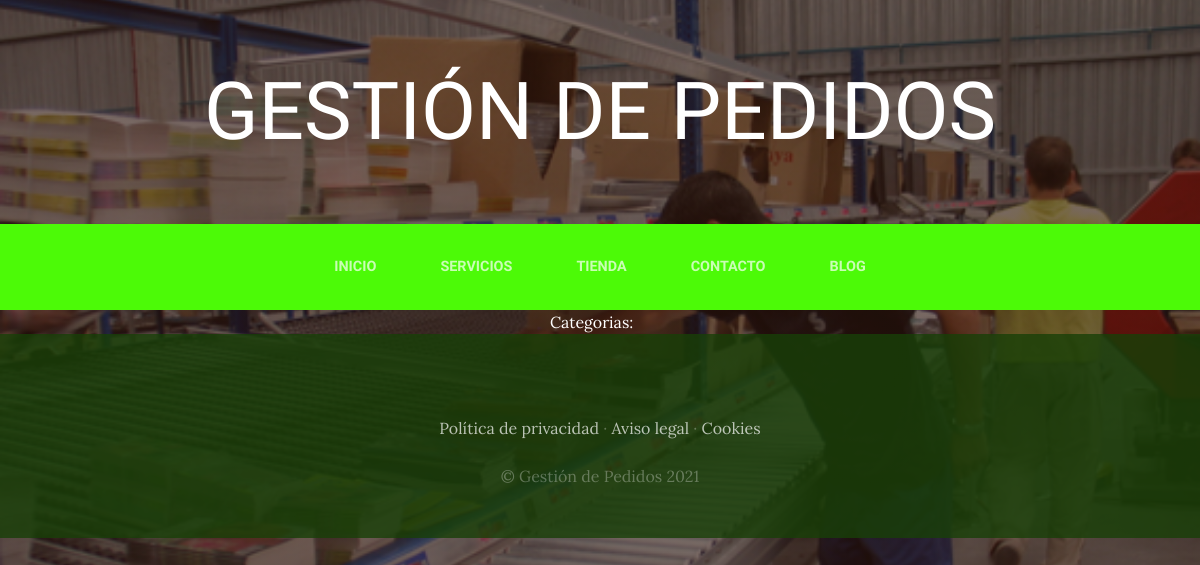
The page /blog/ on the database as committed earlier.
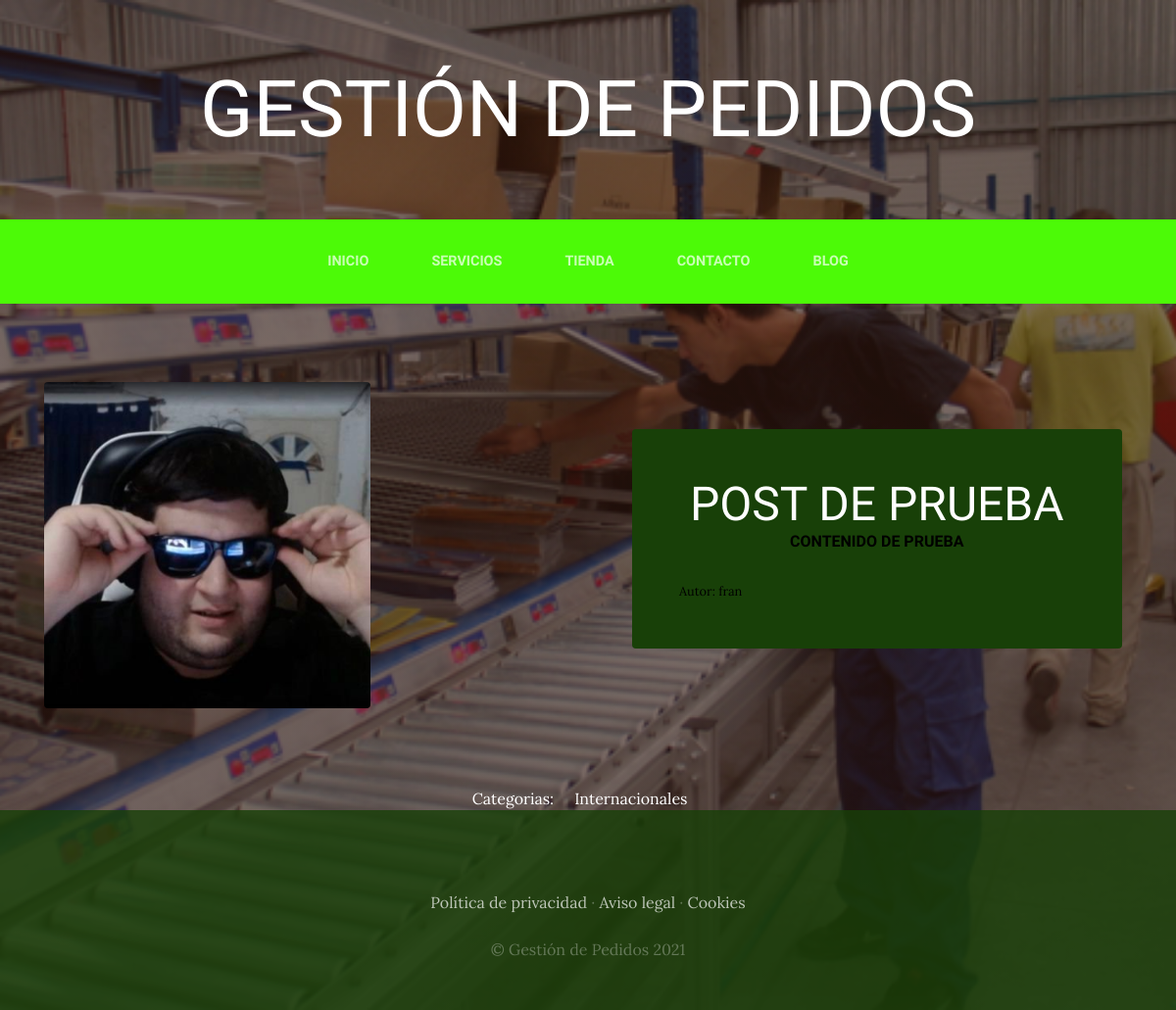
The same page on the database as committed later.
### Blog/models.py (models this page shows, shortened)
class Post(models.Model):
    titulo = models.CharField(max_length=50)
    contenido = models.CharField(max_length=50)
    imagen = models.ImageField(upload_to='media/blog',null = True, blank = True)
    autor = models.ForeignKey(User, on_delete=models.CASCADE)
    categorias = models.ManyToManyField(Categoria)
    created = models.DateTimeField(auto_now_add=True)
    updated = models.DateTimeField(auto_now_add=True)
    class Meta:
        verbose_name = "post"
        verbose_name_plural = "posts"

class Categoria(models.Model):
    nombre = models.CharField(max_length=50)
    created = models.DateTimeField(auto_now_add=True)
    updated = models.DateTimeField(auto_now_add=True)
    class Meta:
        verbose_name = "categoria"
        verbose_name_plural = "categorias"

### Blog/views.py (the view)
# urls.py: path('',views.blog, name="Blog"),
def blog(request):
    posts = Post.objects.all
    return render(request, "blog/blog.html", {"posts":posts})

### Blog/templates/blog/blog.html
{% extends "ProyectoWebApp/base.html" %}
{% load static %}
{% block content %}
    {% for post in posts %}
    <section class="page-section clearfix">
        <div class="container">
          <div class="intro">
            <img class="intro-img img-fluid mb-3 mb-lg-0 rounded" src="{{post.imagen.url}}" alt="" style="width: 30%;">
            <div class="intro-text left-0 text-center bg-faded p-5 rounded" style="color: black;">
              <h2 class="section-heading mb-4" >
                <span class="section-heading-lower" style="color: white;">{{post.titulo}}</span>
                <span class="section-heading-upper">{{post.contenido}}</span>
              </h2>
              <div style="text-align: left; font-size: 0.8em;">
                Autor: {{post.autor}}
             </div>
            </div>
          </div>
        </div>
      </section>
    {% endfor %}
    <section>
        <div style="margin: auto; width: 80%; text-align: center; color: white;">
            Categorias: &nbsp;&nbsp;&nbsp;
            {% for post in posts %}
                {% for categoria in post.categorias.all %}
                    {{categoria.nombre}} &nbsp;&nbsp;&nbsp;
                {% endfor %}
            {% endfor %}
        </div>
    </section>
{% endblock %}

### ProyectoWebApp/templates/ProyectoWebApp/base.html (shortened to what this page needs)
<html>
<head>
    {% load static %}
    <link href="{% static 'ProyectoWebApp/vendor/bootstrap/css/bootstrap.min.css' %}" rel="stylesheet">
    <link href="{% static 'ProyectoWebApp/css/gestion.css' %}" rel="stylesheet">
</head>
<body>
    <h1 class="site-heading text-center text-white d-none d-lg-block">
        <span class="site-heading-lower">Gestión de Pedidos</span>
      </h1>
 <nav class="navbar navbar-expand-lg navbar-dark py-lg-4" id="mainNav">
    <div class="container">
      <div class="collapse navbar-collapse" id="navbarResponsive">
        <ul class="navbar-nav mx-auto">
          <li class="nav-item {% if request.path == '/'%}active{% endif %} px-lg-4">
            <a class="nav-link text-uppercase text-expanded" href="{% url 'Home' %}">Inicio</a>
          </li>
          <li class="nav-item {% if request.path == '/servicios'%}active{% endif %} px-lg-4">
            <a class="nav-link text-uppercase text-expanded" href="{% url 'Servicios' %}">Servicios</a>
          </li>
          <li class="nav-item {% if request.path == '/tienda'%}active{% endif %} px-lg-4">
            <a class="nav-link text-uppercase text-expanded" href="{% url 'Tienda' %}">Tienda</a>
          </li>
          <li class="nav-item {% if request.path == '/contacto'%}active{% endif %} px-lg-4">
            <a class="nav-link text-uppercase text-expanded" href="{% url 'Contacto' %}">Contacto</a>
          </li>
          <li class="nav-item {% if request.path == '/blog'%}active{% endif %} px-lg-4">
            <a class="nav-link text-uppercase text-expanded" href="{% url 'Blog' %}">Blog</a>
          </li>
        </ul>
      </div>
    </div>
  </nav>
  {% block content %}
  {% endblock %}
    <footer class="footer text-faded text-center py-5">
      <div class="container">
        <p class="m-0 mbt">
        	<a href="sample.html" class="link">Política de privacidad</a> ·
        	<a href="sample.html" class="link">Aviso legal</a> ·
        	<a href="sample.html" class="link">Cookies</a>
		</p>
        <p class="m-0 mbt1">&copy; Gestión de Pedidos 2021</p>
      </div>
	</footer>
</body>
</html>

### ProyectoWebApp/static/ProyectoWebApp/css/gestion.css (style rules this page uses)
body { font-family: 'Lora'; background: linear-gradient(rgba(47, 23, 15, 0.65), rgba(47, 23, 15, 0.65)), url("../img/bg_main.jpg"); background-attachment: fixed; background-position: center; background-size: cover; }
h1, h2, h3, h4, h5, h6 { font-family: 'Raleway'; }
p { line-height: 1.75; }
.text-faded { color: rgba(255, 255, 255, 0.3); }
.site-heading { margin-top: 5rem; margin-bottom: 5rem; text-transform: uppercase; line-height: 1; font-family: 'Raleway'; }
.site-heading .site-heading-lower { font-size: 5rem; font-weight: 100; line-height: 4rem; }
.page-section { margin-top: 5rem; margin-bottom: 5rem; }
.section-heading { text-transform: uppercase; }
.section-heading .section-heading-upper { display: block; font-size: 1rem; font-weight: 800; padding-bottom:.5rem; }
.section-heading .section-heading-lower { display: block; font-size: 3rem; font-weight: 100; }
.bg-faded { background-color: rgba(255, 255, 255, 0.85); }
#mainNav { background-color: rgb(76, 250, 7); font-family: 'Raleway'; }
#mainNav .navbar-nav .nav-item .nav-link { color: rgba(255, 255, 255, 0.7); font-weight: 800; }
@media (min-width: 992px) { #mainNav .navbar-nav .nav-item .nav-link { font-size: 0.9rem; } }
.intro { position: relative; }
@media (min-width: 992px) { .intro .intro-img { width: 75%; float: left; } }
@media (min-width: 992px) { .intro .intro-text { left: 600; width: 60%; margin-top: 3rem; background-color: rgba(24, 64, 8); color: cornsilk; position: absolute; } }
@media (min-width: 1200px) { .intro .intro-text { width: 45%; } }
.footer { background-color: rgba(24, 64, 8, 0.8); }
.mbt { padding-top: 2rem; }
.mbt1 { padding-top: 1.25rem; }
a.link { color: rgba(255, 255, 255, 0.7); }

Rows that differ between the two databases and show on the page:
added Post: imagen (picture), titulo "POST DE PRUEBA", contenido "CONTENIDO DE PRUEBA", autor "fran"
added Categoria: nombre "Internacionales"
